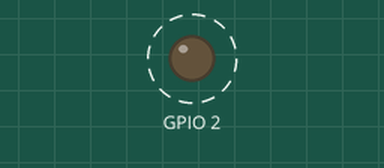
The sketch below on a simulated ESP32. Parts: output pins drawn as LEDs (lit = HIGH). Dashed ring = blinking. What the sketch prints to the serial monitor is not drawn.

Above: at 0.2 s.
Timing chart, 0 to 3.0 s (numbered marks = the images above):
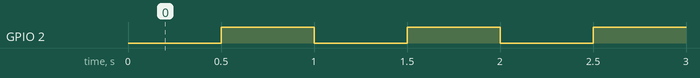

Measured:
- by itself, GPIO 2: alternates HIGH for 0.50 s and LOW for 0.50 s

The sketch:

bs.ino
```cpp
void setup(){Serial.begin(115200);pinMode(2,OUTPUT);}
int n=0;void loop(){digitalWrite(2,n&1);Serial.printf("BLINK %d led=%d\n",n,n&1);n++;delay(500);}
```
